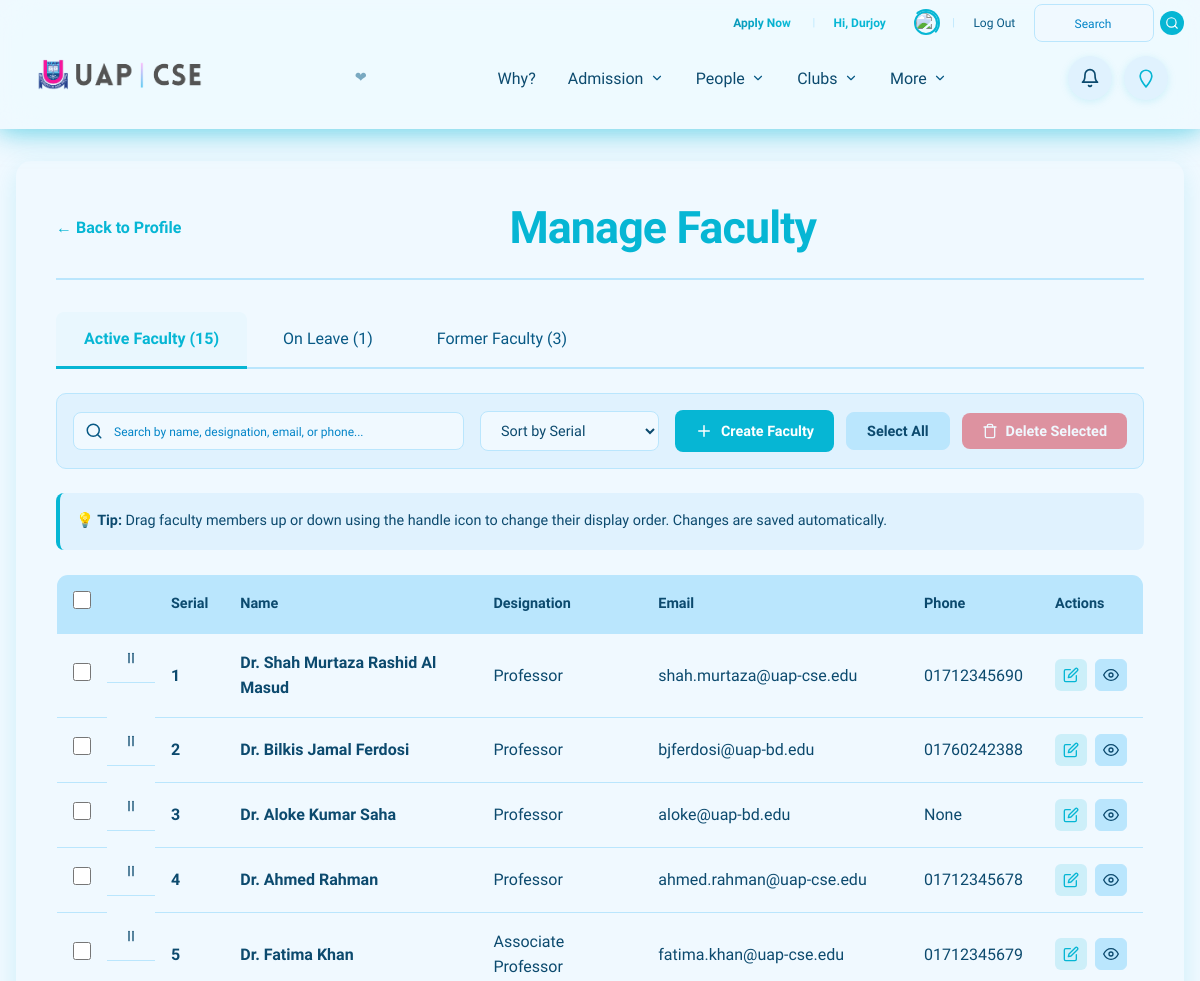
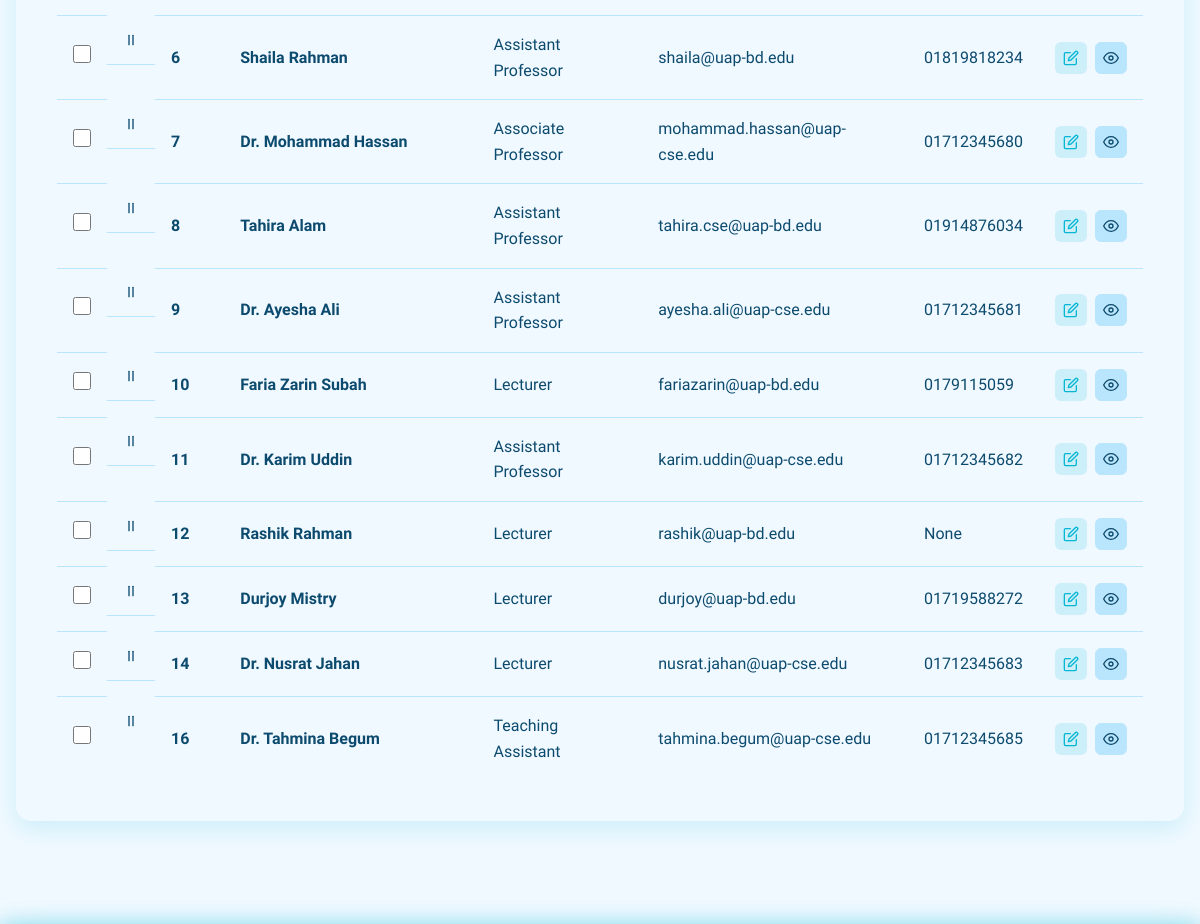
The page /people/manage-faculty/ (signed in, upper part) on the database as committed earlier (2 pictures, top to bottom).
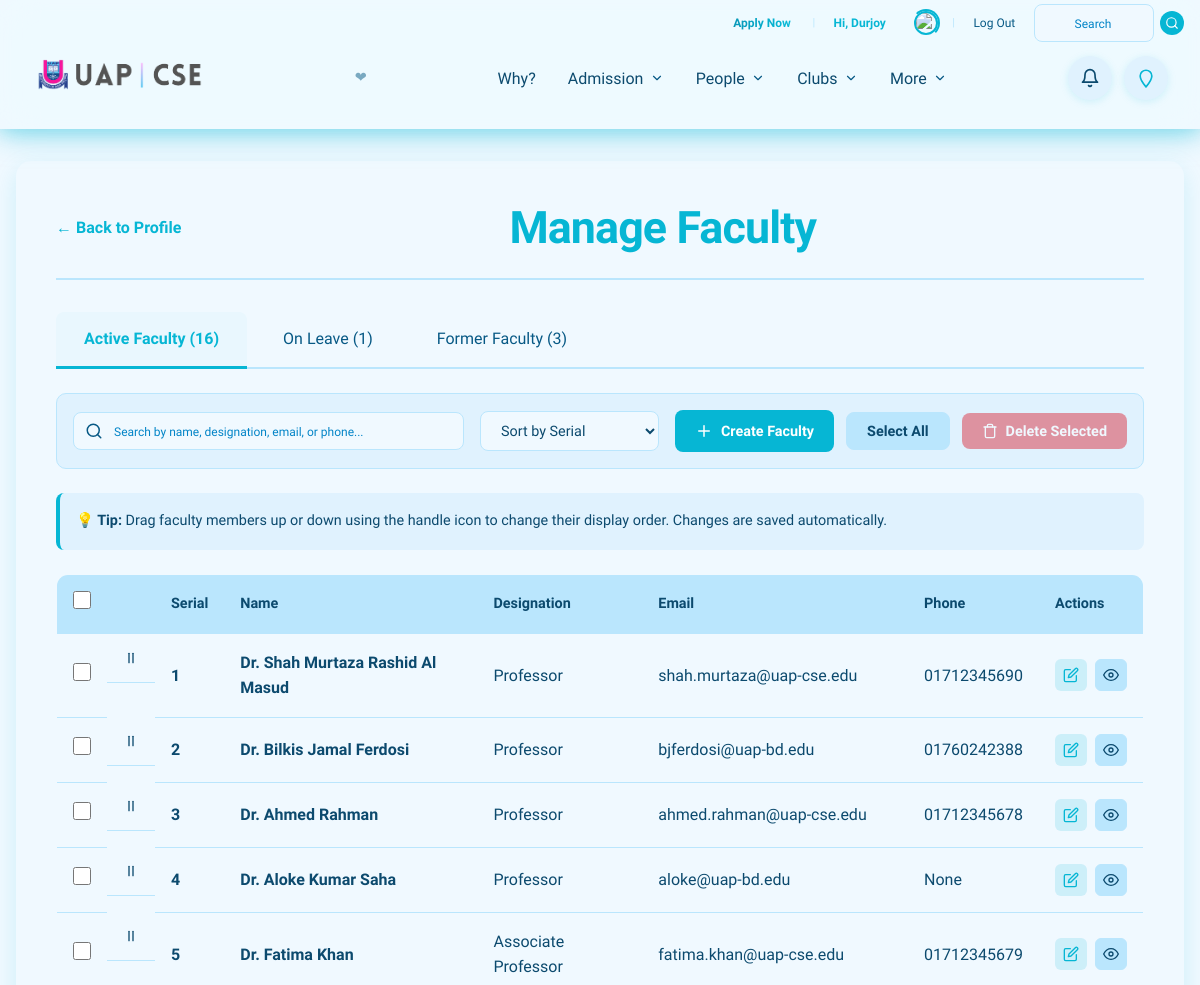
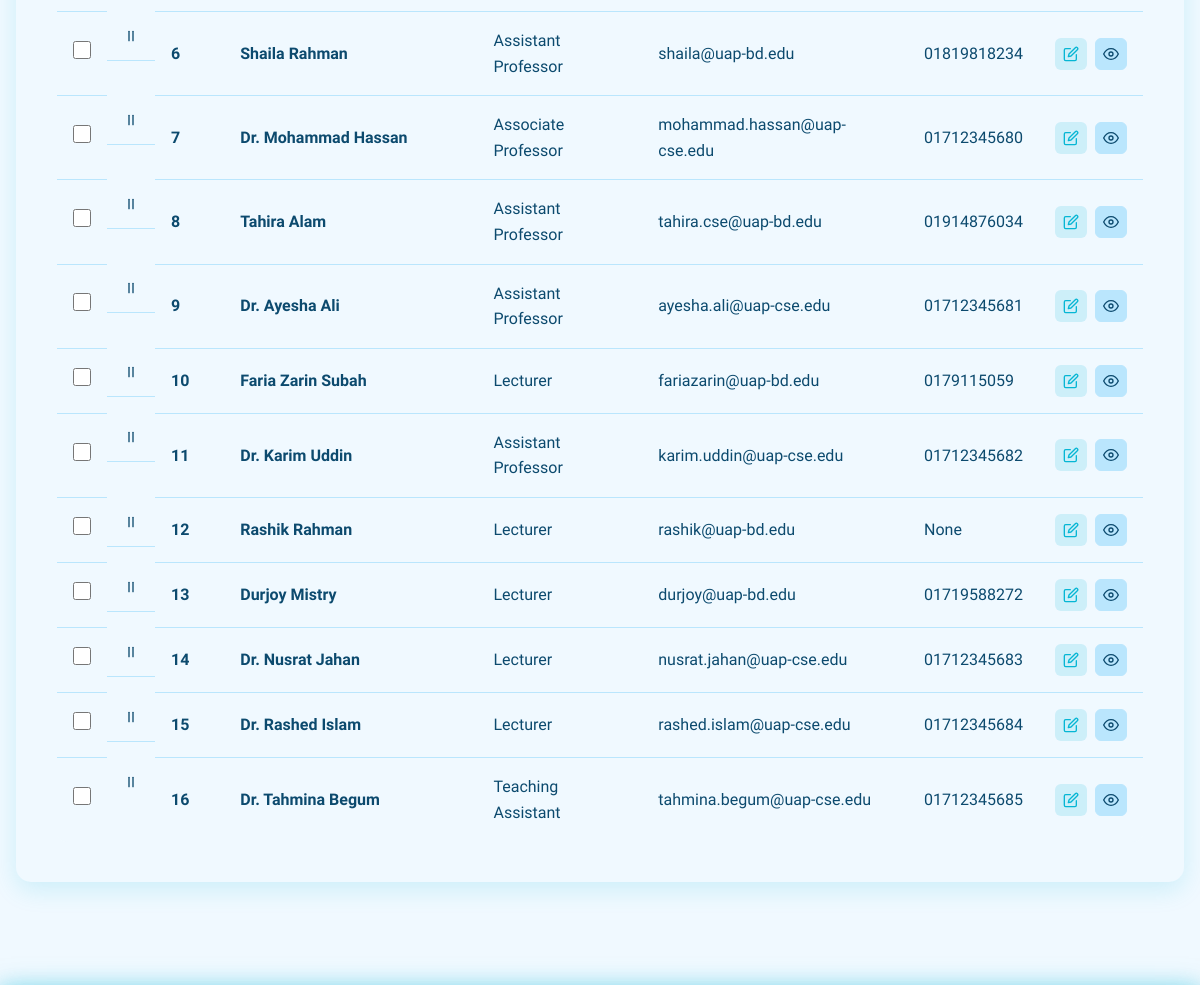
The same page on the database as committed later (2 pictures, top to bottom).
### people/models.py (models this page shows, shortened)
class Faculty(models.Model):
    DESIGNATION_CHOICES = [
        ('Professor', 'Professor'),
        ('Associate Professor', 'Associate Professor'),
        ('Assistant Professor', 'Assistant Professor'),
        ('Lecturer', 'Lecturer'),
        ('Teaching Assistant', 'Teaching Assistant'),
    ]
    base_user = models.OneToOneField(
        BaseUser,
        on_delete=models.CASCADE,
        primary_key=True,
        related_name='faculty_profile',
        help_text="Base user account"
    )
    name = models.CharField(
        max_length=50,
        default="Name",
        help_text="Full name of the faculty member"
    )
    shortname = models.CharField(
        max_length=5,
        default='N/A',
        help_text="Short name or initials"
    )
    designation = models.CharField(
        max_length=20,
        choices=DESIGNATION_CHOICES,
        null=True,
        blank=True,
        help_text="Academic designation"
    )
    phone = models.CharField(
        max_length=11,
        blank=True,
        null=True,
        help_text="Contact phone number"
    )
    bio = models.CharField(
        max_length=92,
        blank=True,
        null=True,
        help_text="Short biography (max 92 characters)"
    )
    about = RichTextField(
        blank=True,
        null=True,
        help_text="Detailed about section with rich text"
    )
    profile_pic = ImageCropField(
        upload_to='faculty_photos/',
        null=True,
        blank=True,
        help_text="Faculty profile picture (Max 600KB, will be compressed and resized to 600x600px if larger)"
    )
    cropping = ImageRatioField(
        'profile_pic',
        '600x600',
        size_warning=True,
        help_text="Crop image to 1:1 aspect ratio (600x600)"
    )
    joining_date = models.DateField(
        null=True,
        blank=True,
        help_text="Date when faculty joined"
    )
    last_office_date = models.DateField(
        null=True,
        blank=True,
        help_text="Last date of service at UAP. If set, faculty will be shown in Legacy Faculty section"
    )
    google_scholar_url = models.URLField(
        max_length=255,
        blank=True,
        null=True,
        help_text="Google Scholar profile URL"
    )
    researchgate_url = models.URLField(
        max_length=255,
        blank=True,
        null=True,
        help_text="ResearchGate profile URL"
    )
    orcid_url = models.URLField(
        max_length=255,
        blank=True,
        null=True,
        help_text="ORCID profile URL"
    )
    scopus_url = models.URLField(
        max_length=255,
        blank=True,
        null=True,
        help_text="Scopus profile URL"
    )
    linkedin_url = models.URLField(
        max_length=255,
        blank=True,
        null=True,
        help_text="LinkedIn profile URL"
    )
    researches = RichTextField(
        blank=True,
        null=True,
        help_text="Research information with rich text"
    )
    citation = models.PositiveIntegerField(
        default=0,
        blank=True,
        null=True,
        help_text="Total citations count"
    )
    sl = models.PositiveIntegerField(
        validators=[MinValueValidator(1)],
        blank=True,
        null=True,
        help_text="Serial number for ordering"
    )
    routine = RichTextField(
        blank=True,
        null=True,
        help_text="Faculty routine with rich text"
    )
    is_head = models.BooleanField(
        default=False,
        null=True,
        blank=True,
        help_text="Whether this faculty member is the head of department"
    )
    is_dept_proctor = models.BooleanField(
        default=False,
        null=True,
        blank=True,
        help_text="Whether this faculty member is the department proctor"
    )
    is_bsc_admission_coordinator = models.BooleanField(
        default=False,
        null=True,
        blank=True,
        help_text="Whether this faculty member is the BSc admission coordinator"
    )
    is_mcse_admission_coordinator = models.BooleanField(
        default=False,
        null=True,
        blank=True,
        help_text="Whether this faculty member is the MCSE admission coordinator"
    )
    is_on_study_leave = models.BooleanField(
        default=False,
        null=True,
        blank=True,
        help_text="Whether this faculty member is currently on study leave"
    )
    cv = models.FileField(
        upload_to='faculty_cvs/',
        null=True,
        blank=True,
        help_text="Faculty CV/resume document (PDF only, Max 5MB)"
    )
    class Meta:
        verbose_name = 'Faculty'
        verbose_name_plural = 'Faculties'
        ordering = ['sl']

class BaseUser(AbstractUser):
    USER_TYPE_CHOICES = [
        ('faculty', 'Faculty'),
        ('staff', 'Staff'),
        ('officer', 'Officer'),
        ('club_member', 'Club Member'),
    ]
    allowed_email = models.OneToOneField(
        AllowedEmail,
        on_delete=models.CASCADE,
        related_name='base_user',
        blank=True,
        null=True,
        help_text="Reference to the allowed email entry (optional for superusers)"
    )
    user_type = models.CharField(
        max_length=20,
        choices=USER_TYPE_CHOICES,
        blank=True,
        null=True,
        help_text="Type of user (synced from AllowedEmail, optional for superusers)"
    )
    is_power_user = models.BooleanField(
        default=False,
        help_text="Whether this user can grant permissions to other users"
    )
    phone_number = models.CharField(
        max_length=20,
        blank=True,
        null=True,
        help_text="Contact phone number"
    )
    profile_picture = models.ImageField(
        upload_to='user_profiles/',
        blank=True,
        null=True,
        help_text="User profile picture (Max 600KB, will be compressed and resized to 600x600px if larger)"
    )
    created_at = models.DateTimeField(
        auto_now_add=True,
        help_text="Account creation date"
    )
    updated_at = models.DateTimeField(
        auto_now=True,
        help_text="Last update date"
    )
    class Meta:
        verbose_name = 'Base User'
        verbose_name_plural = 'Base Users'
        ordering = ['-created_at']

### people/views.py (the view, shortened to what this page needs)
# urls.py: path('manage-faculty/', views.manage_faculty, name='manage_faculty'),
@login_required
def manage_faculty(request):
    if not request.user.is_power_user:
        messages.error(request, 'You do not have permission to access this page.')
        return redirect('people:user_profile')
    active_tab = request.GET.get('tab', 'active')
    all_faculties = Faculty.objects.all().select_related('base_user')
    former_faculties = all_faculties.filter(last_office_date__isnull=False)
    active_faculties = all_faculties.filter(last_office_date__isnull=True)
    faculties_on_leave = active_faculties.filter(is_on_study_leave=True)
    faculties_active = active_faculties.filter(is_on_study_leave=False)
    search_query = request.GET.get('search', '').strip()
    search_filter = Q()
    if search_query:
        faculties_active = faculties_active.filter(search_filter)
        faculties_on_leave = faculties_on_leave.filter(search_filter)
        former_faculties = former_faculties.filter(search_filter)
    sort_by = request.GET.get('sort', 'sl')
    designation_order = {
        'Professor': 1,
        'Associate Professor': 2,
        'Assistant Professor': 3,
        'Lecturer': 4,
        'Teaching Assistant': 5,
    }
    def sort_faculties(faculties_queryset):
        if isinstance(faculties_queryset, list):
            if not any(f.sl for f in faculties_queryset):
                for index, faculty in enumerate(faculties_queryset, start=1):
                    faculty.sl = index
                    faculty.save()
        elif faculties_queryset.exists() and not any(f.sl for f in faculties_queryset):
            for index, faculty in enumerate(faculties_queryset, start=1):
                faculty.sl = index
                faculty.save()
        if sort_by == 'designation':
            if not isinstance(faculties_queryset, list):
                faculties_list = list(faculties_queryset)
            else:
                faculties_list = faculties_queryset
            faculties_list.sort(key=lambda f: (
                designation_order.get(f.designation, 999) if f.designation else 999,
                f.sl if f.sl else 999
            ))
            return faculties_list
        else:
            if isinstance(faculties_queryset, list):
                pks = [f.pk for f in faculties_queryset]
                return Faculty.objects.filter(pk__in=pks).select_related('base_user').order_by('sl')
            return faculties_queryset.order_by('sl')
    faculties_active = sort_faculties(faculties_active)
    faculties_on_leave = sort_faculties(faculties_on_leave)
    former_faculties = sort_faculties(former_faculties)
    if active_tab == 'leave':
        current_faculties = faculties_on_leave
    elif active_tab == 'former':
        current_faculties = former_faculties
    else:  # default to 'active'
        current_faculties = faculties_active
    all_designations = Faculty.objects.exclude(designation__isnull=True).exclude(designation='').values_list('designation', flat=True).distinct().order_by('designation')
    context = {
        'faculties': current_faculties,
        'faculties_active': faculties_active,
        'faculties_on_leave': faculties_on_leave,
        'former_faculties': former_faculties,
        'active_tab': active_tab,
        'search_query': search_query,
        'sort_by': sort_by,
        'all_designations': all_designations,
    }
    return render(request, 'people/manage_faculty.html', context)

### clubs/context_processors.py (called while the page is built)
def clubs(request):
    clubs = Club.objects.all().order_by('sl', 'name')
    return {
        'clubs': clubs
    }

### designs/context_processors.py (called while the page is built)
def admission_elements(request):
    admission_elements = AdmissionElement.objects.all().order_by('sl')
    return {
        'admission_elements': admission_elements
    }

### templates/people/manage_faculty.html (shortened to what the changed rows need)
{% extends 'base.html' %}
{% load static %}
{% block content %}
<div class="container">
    <section class="manage-faculty-page">
        <div class="page-header">
            <h1>Manage Faculty</h1>
        </div>
        <div class="faculty-tabs">
            <a href="?tab=active{% if search_query %}&search={{ search_query }}{% endif %}{% if sort_by != 'sl' %}&sort={{ sort_by }}{% endif %}"
               class="tab-link {% if active_tab == 'active' %}active{% endif %}">
                Active Faculty ({{ faculties_active|length }})
            </a>
            <a href="?tab=leave{% if search_query %}&search={{ search_query }}{% endif %}{% if sort_by != 'sl' %}&sort={{ sort_by }}{% endif %}"
               class="tab-link {% if active_tab == 'leave' %}active{% endif %}">
                On Leave ({{ faculties_on_leave|length }})
            </a>
            <a href="?tab=former{% if search_query %}&search={{ search_query }}{% endif %}{% if sort_by != 'sl' %}&sort={{ sort_by }}{% endif %}"
               class="tab-link {% if active_tab == 'former' %}active{% endif %}">
                Former Faculty ({{ former_faculties|length }})
            </a>
        </div>
        <div class="faculty-list-container">
            {% if faculties %}
            <table class="faculty-table sortable-table">
                <thead>
                    <tr>
                        <th class="checkbox-col">
                            <input type="checkbox" id="select-all-checkbox" title="Select All">
                        </th>
                        <th class="drag-handle-col"></th>
                        <th>Serial</th>
                        <th>Name</th>
                        <th>Designation</th>
                        <th>Email</th>
                        <th>Phone</th>
                        <th>Actions</th>
                    </tr>
                </thead>
                <tbody class="sortable-tbody">
                    {% for faculty in faculties %}
                    <tr class="faculty-row" data-faculty-id="{{ faculty.pk }}">
                        <td class="checkbox-col">
                            <input type="checkbox" class="faculty-checkbox" value="{{ faculty.pk }}" data-faculty-name="{{ faculty.name }}">
                        </td>
                        <td class="drag-handle">
                            <svg xmlns="http://www.w3.org/2000/svg" width="16" height="16" viewBox="0 0 24 24" fill="none" stroke="currentColor" stroke-width="2" stroke-linecap="round" stroke-linejoin="round">
                                <line x1="9" y1="5" x2="9" y2="19"></line>
                                <line x1="15" y1="5" x2="15" y2="19"></line>
                            </svg>
                        </td>
                        <td><strong>{{ faculty.sl|default:"-" }}</strong></td>
                        <td><strong>{{ faculty.name }}</strong></td>
                        <td>{{ faculty.designation|default:"-" }}</td>
                        <td>{{ faculty.base_user.email|default:"-" }}</td>
                        <td>{{ faculty.phone|default:"-" }}</td>
                        <td class="actions-col">
                            <div class="action-buttons">
                                <a href="{% url 'people:edit_faculty' faculty.pk %}" class="action-icon-btn edit-icon-btn" title="Edit">
                                </a>
                                <a href="{% url 'people:faculty_detail' faculty.pk %}" class="action-icon-btn view-icon-btn" title="View">
                                    <svg xmlns="http://www.w3.org/2000/svg" width="16" height="16" viewBox="0 0 24 24" fill="none" stroke="currentColor" stroke-width="2" stroke-linecap="round" stroke-linejoin="round">
                                        <path d="M1 12s4-8 11-8 11 8 11 8-4 8-11 8-11-8-11-8z"></path>
                                        <circle cx="12" cy="12" r="3"></circle>
                                    </svg>
                                </a>
                            </div>
                        </td>
                    </tr>
                    {% endfor %}
                </tbody>
            </table>
            {% else %}
            <div class="no-faculty-message">
                <p>{% if search_query %}No faculty members found matching "{{ search_query }}".{% else %}No faculty members found.{% endif %}</p>
            </div>
            {% endif %}
        </div>
    </section>
</div>
{% endblock %}

Rows that differ between the two databases and show on the page:
changed Faculty "Dr. Ahmed Rahman": sl "4" → "3"; moves up the list
changed Faculty "Dr. Aloke Kumar Saha": sl "3" → "4"
added Faculty: sl "15", name "Dr. Rashed Islam", designation "Lecturer", base_user.email "rashed.islam@uap-cse.edu", phone "01712345684"
Other text that changed with them:
{{ faculties_active|length }}: "15" → "16"
